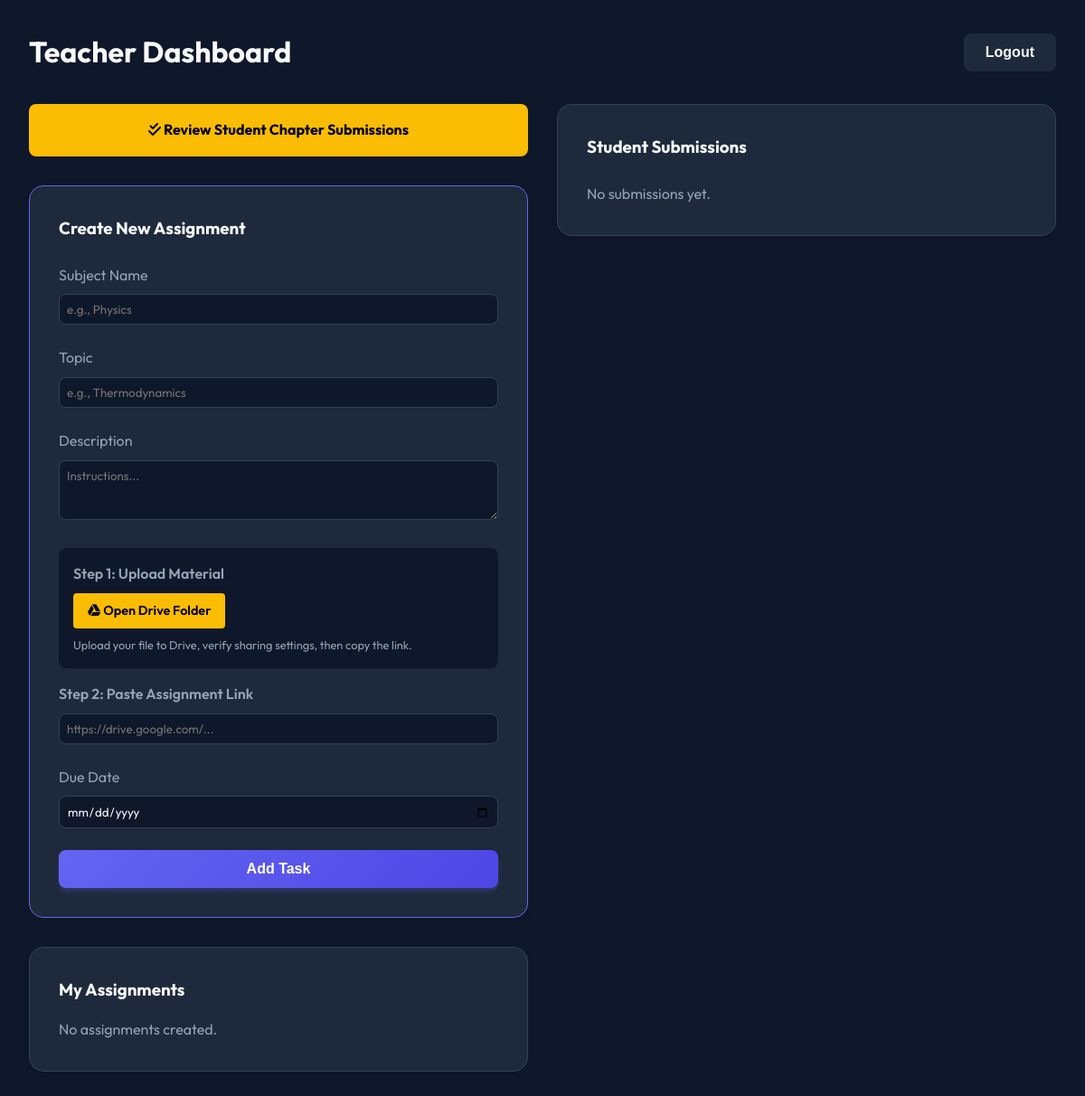
Before: / (signed in) with the older database file.
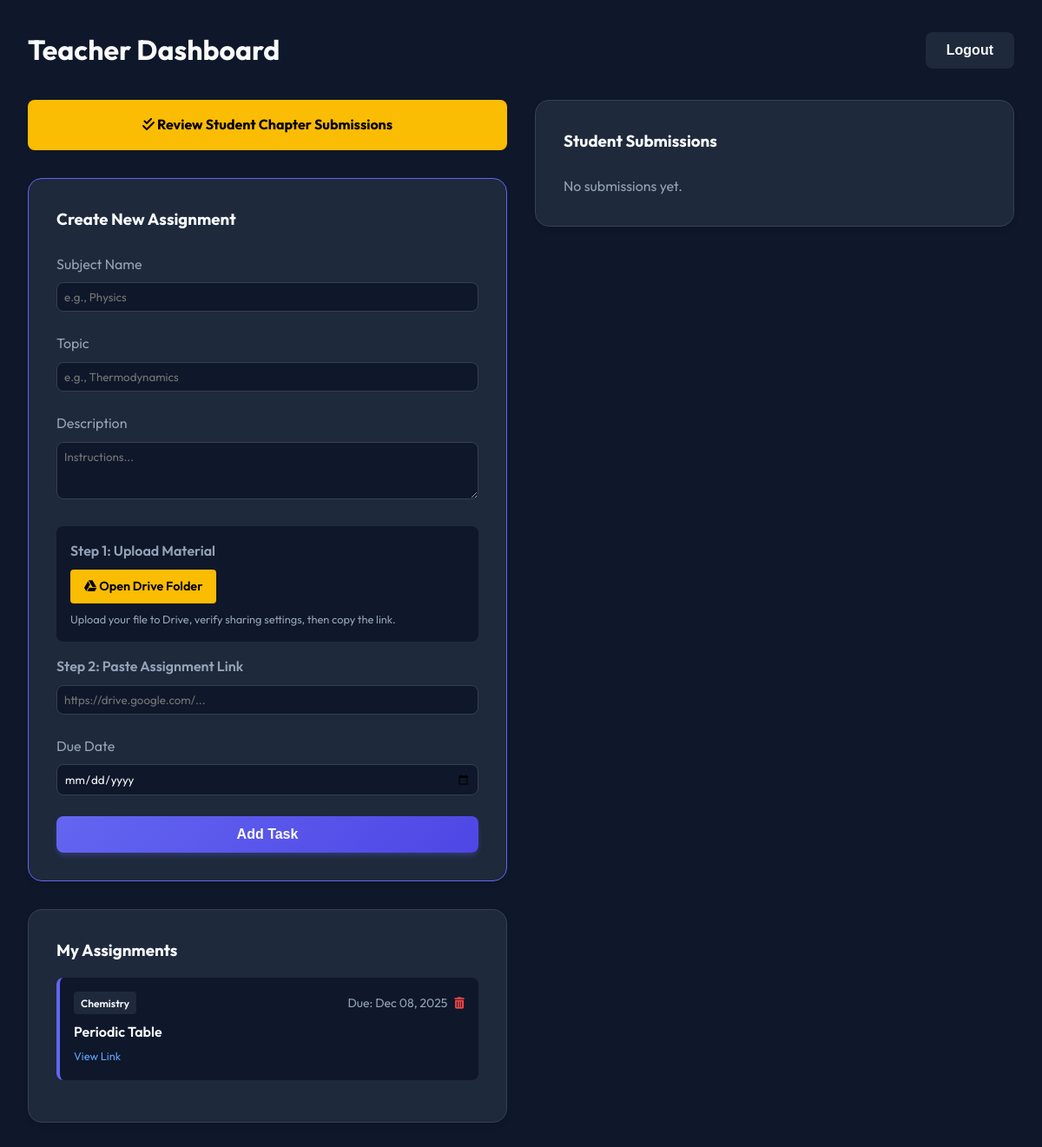
After: the same page with the newer database file.
### dashboard/models.py (models this page shows, shortened)
class Assignment(models.Model):
    subject = models.CharField(max_length=100, default="General")
    title = models.CharField(max_length=200)
    description = models.TextField()
    file = models.FileField(upload_to='assignments/', blank=True, null=True)
    gdrive_link = models.URLField(blank=True, null=True, help_text="Google Drive link for the assignment")
    due_date = models.DateField(blank=True, null=True)
    created_at = models.DateTimeField(auto_now_add=True)
    created_by = models.ForeignKey(User, on_delete=models.CASCADE, related_name='created_assignments')

### dashboard/views.py (the view)
# urls.py: path('', views.dashboard_view, name='dashboard'),
@login_required
def dashboard_view(request):
    profile, created = StudentProfile.objects.get_or_create(user=request.user)
    if profile.is_teacher:
        assignments = Assignment.objects.filter(created_by=request.user).order_by('-created_at')
        submissions = Homework.objects.all().order_by('-created_at') # Teacher sees all? Or specific. Let's show all for now.
        return render(request, 'teacher_dashboard.html', {'assignments': assignments, 'submissions': submissions})
    else:
        assignments = Assignment.objects.all().order_by('-created_at')
        my_submissions = Homework.objects.filter(user=request.user).order_by('-created_at')
        return render(request, 'student_dashboard.html', {'assignments': assignments, 'my_submissions': my_submissions})

### templates/teacher_dashboard.html (shortened to what the changed rows need)
{% extends 'base.html' %}
{% block content %}
<div class="container">
    <div style="display: flex; justify-content: space-between; align-items: center; margin-bottom: 2rem;">
        <h1 style="font-size: 2rem; font-weight: 700;">Teacher Dashboard</h1>
    </div>
    <div class="dashboard-grid">
        <div>
            <div class="card">
                <h3 style="margin-bottom: 1rem;">My Assignments</h3>
                {% for assignment in assignments %}
                <div
                    style="padding: 1rem; background: var(--bg); border-radius: 0.5rem; margin-bottom: 1rem; border-left: 4px solid var(--primary);">
                    <div style="display: flex; justify-content: space-between;">
                        <span class="badge-subject"
                            style="font-size: 0.75rem; background: var(--surface); padding: 0.2rem 0.5rem; border-radius: 4px; font-weight: 600;">
                            {{ assignment.subject }}
                        </span>
                        <div style="display: flex; align-items: center; gap: 0.5rem;">
                            <span class="text-muted" style="font-size: 0.875rem; color: var(--text-muted);">
                                Due: {{ assignment.due_date|date:"M d, Y"|default:"No Date" }}
                            </span>
                            <form action="{% url 'delete_assignment' assignment.id %}" method="post"
                                onsubmit="return confirm('Are you sure you want to delete this assignment?');"
                                style="margin: 0;">
                                <button type="submit"
                                    style="background: none; border: none; padding: 0; color: #ef4444; cursor: pointer;"
                                    title="Delete Assignment">
                                    <i class="fas fa-trash-alt"></i>
                                </button>
                            </form>
                        </div>
                    </div>
                    <div style="font-weight: 600; margin-top: 0.5rem;">{{ assignment.title }}</div>
                    {% if assignment.gdrive_link %}
                    <a href="{{ assignment.gdrive_link }}"
                        style="font-size: 0.8rem; color: #60a5fa; margin-top: 0.25rem; display: inline-block;">View
                        Link</a>
                    {% endif %}
                </div>
                {% empty %}
                <p style="color: var(--text-muted);">No assignments created.</p>
                {% endfor %}
            </div>
        </div>
    </div>
</div>
{% endblock %}

Changed rows visible on the page:
added Assignment: subject "Chemistry", due_date "Dec 08, 2025", title "Periodic Table"
Other visible differences:
text no longer shown: "No assignments created."
